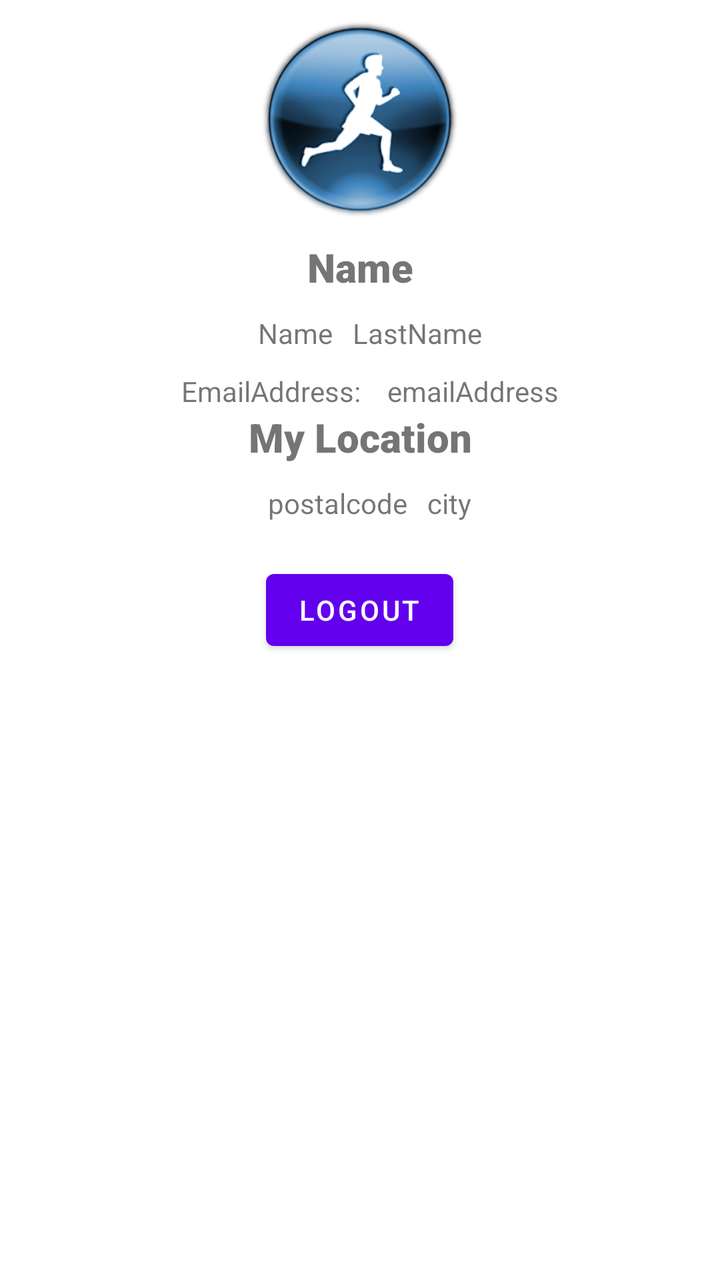
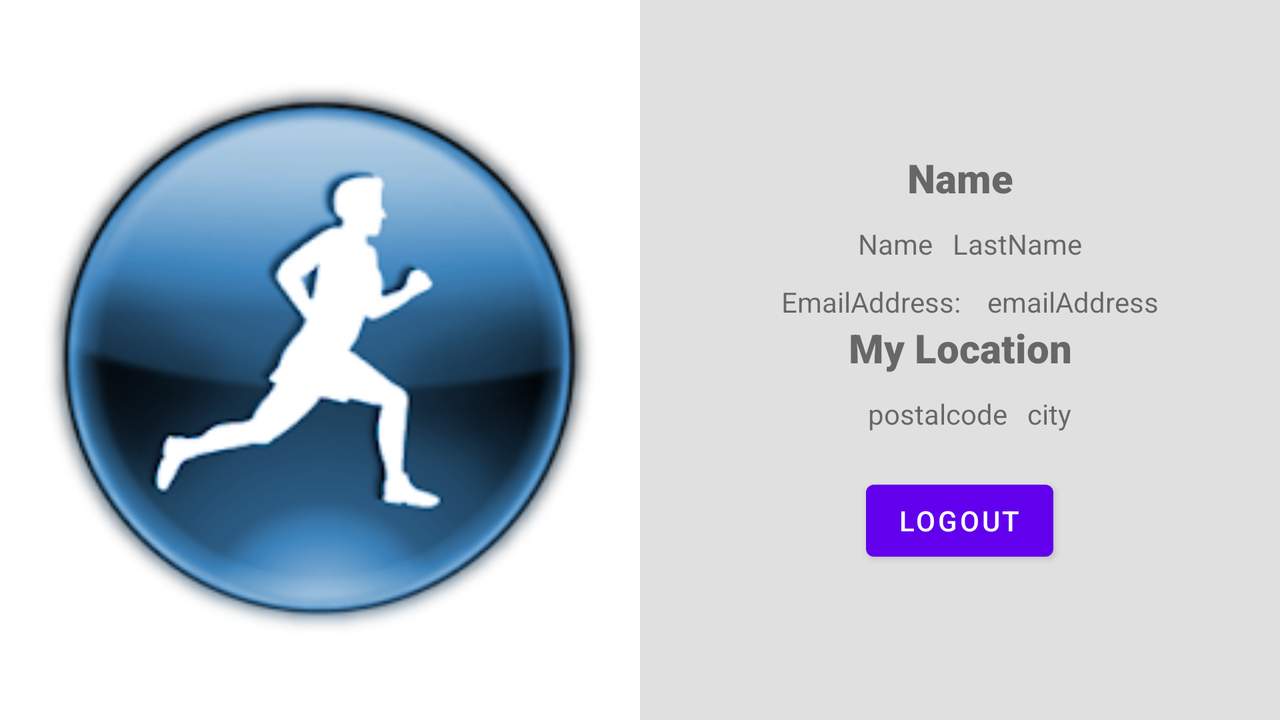

Compare how this app lays out the same screen by default and in its alternative resource folder. The renders come first, then the two layout files and the values they reference.
<!-- AndroidManifest.xml: application theme Theme.TeamActivityViewer -->
<!-- res/layout/fragment_personal_info.xml -->
<?xml version="1.0" encoding="utf-8"?>
<LinearLayout
    xmlns:android="http://schemas.android.com/apk/res/android"
    xmlns:tools="http://schemas.android.com/tools"
    android:layout_width="match_parent"
    android:layout_height="match_parent"
    android:orientation="vertical"
    android:padding="10dp"
    tools:context=".ui.personal.PersonalInfoFragment"
    >

    <ImageView

        android:layout_width="100dp"
        android:layout_height="100dp"
        android:layout_gravity="center"
        android:layout_marginBottom="10dp"
        android:src="@mipmap/logoapp"/>

    <TextView
        android:layout_width="match_parent"
        android:layout_height="wrap_content"
        android:gravity="center"
        android:fontFamily="sans-serif-black"
        android:textSize="20sp"
        android:text="@string/view_detail_name"
        />

    <LinearLayout
        android:layout_width="match_parent"
        android:layout_height="wrap_content"
        android:layout_marginTop="10dp"
        android:gravity="center"
        android:orientation="horizontal">
        <TextView
            android:id="@+id/firstname"
            android:layout_width="wrap_content"
            android:layout_height="wrap_content"
            android:layout_marginStart="10dp"
            android:text="@string/view_detail_name">
        </TextView>
        <TextView
            android:id="@+id/lastname"
            android:layout_width="wrap_content"
            android:layout_height="wrap_content"
            android:layout_marginStart="10dp"
            android:text="LastName">
        </TextView>
    </LinearLayout>

    <LinearLayout
        android:layout_width="match_parent"
        android:layout_height="wrap_content"
        android:layout_marginTop="10dp"
        android:gravity="center"
        android:orientation="horizontal">

        <TextView
            android:layout_width="wrap_content"
            android:layout_height="wrap_content"
            android:layout_marginStart="10dp"
            android:text="EmailAddress: ">
        </TextView>
        <TextView
            android:id="@+id/email_address"
            android:layout_width="wrap_content"
            android:layout_height="wrap_content"
            android:layout_marginStart="10dp"
            android:text="emailAddress">
        </TextView>
    </LinearLayout>

    <TextView
        android:layout_width="match_parent"
        android:layout_height="wrap_content"
        android:gravity="center"
        android:fontFamily="sans-serif-black"
        android:textSize="20sp"
        android:text="@string/my_location"
        />

    <LinearLayout
        android:layout_width="match_parent"
        android:layout_height="wrap_content"
        android:layout_marginTop="10dp"
        android:gravity="center"
        android:orientation="horizontal">
        <TextView
            android:id="@+id/postal_code"
            android:layout_width="wrap_content"
            android:layout_height="wrap_content"
            android:layout_marginStart="10dp"
            android:text="postalcode">
        </TextView>
        <TextView
            android:id="@+id/city"
            android:layout_width="wrap_content"
            android:layout_height="wrap_content"
            android:layout_marginStart="10dp"
            android:text="city">
        </TextView>
    </LinearLayout>

    <Button
        android:id="@+id/logout_button"
        android:layout_width="wrap_content"
        android:layout_height="wrap_content"
        android:layout_gravity="center"
        android:layout_marginTop="20dp"
        android:text="Logout" />

    <ProgressBar
        android:id="@+id/progressBar"
        style="?android:attr/progressBarStyle"
        android:layout_width="match_parent"
        android:layout_height="wrap_content"
        android:visibility="invisible"/>


</LinearLayout>
<!-- resources referenced by this layout -->
<resources>
  <!-- mipmap logoapp: png bitmap (mipmap-mdpi, 47075 bytes) -->
  <string name="my_location">My Location</string>
  <string name="view_detail_name">Name</string>
  <style name="Theme.TeamActivityViewer" parent="Theme.MaterialComponents.DayNight.DarkActionBar">
          
          <item name="colorPrimary">@color/purple_500</item>
          <item name="colorPrimaryVariant">@color/purple_700</item>
          <item name="colorOnPrimary">@color/white</item>
          
          <item name="colorSecondary">@color/teal_200</item>
          <item name="colorSecondaryVariant">@color/teal_700</item>
          <item name="colorOnSecondary">@color/black</item>
          
          <item name="android:statusBarColor">?attr/colorPrimaryVariant</item>
          
      </style>
  <color name="purple_500">#FF6200EE</color>
  <color name="purple_700">#FF3700B3</color>
  <color name="white">#FFFFFFFF</color>
  <color name="teal_200">#FF03DAC5</color>
  <color name="teal_700">#FF018786</color>
  <color name="black">#FF000000</color>
</resources>
<!-- res/layout-land/fragment_personal_info.xml (the repository's variant of the layout above) -->
<!-- drawn on the phone turned sideways -->
<?xml version="1.0" encoding="utf-8"?>
<LinearLayout
    xmlns:android="http://schemas.android.com/apk/res/android"
    xmlns:tools="http://schemas.android.com/tools"
    android:layout_width="match_parent"
    android:layout_height="match_parent"
    android:layout_weight="2"
    android:orientation="horizontal"
    tools:context=".ui.personal.PersonalInfoFragment"
    >

    <ImageView
        android:layout_width="0dp"
        android:padding="20dp"
        android:layout_height="match_parent"
        android:layout_weight="1"
        android:src="@mipmap/logoapp"
        />

    <LinearLayout
        android:layout_width="0dp"
        android:layout_height="match_parent"
        android:layout_weight="1"
        android:gravity="center"
        android:background="@color/grey_300"
        android:orientation="vertical">

        <TextView
            android:layout_width="match_parent"
            android:layout_height="wrap_content"
            android:gravity="center"
            android:fontFamily="sans-serif-black"
            android:textSize="20sp"
            android:text="@string/view_detail_name"
            />

        <LinearLayout
            android:layout_width="match_parent"
            android:layout_height="wrap_content"
            android:layout_marginTop="10dp"
            android:gravity="center"
            android:orientation="horizontal">
            <TextView
                android:id="@+id/firstname"
                android:layout_width="wrap_content"
                android:layout_height="wrap_content"
                android:layout_marginStart="10dp"
                android:text="@string/view_detail_name">
            </TextView>
            <TextView
                android:id="@+id/lastname"
                android:layout_width="wrap_content"
                android:layout_height="wrap_content"
                android:layout_marginStart="10dp"
                android:text="LastName">
            </TextView>
        </LinearLayout>

        <LinearLayout
            android:layout_width="match_parent"
            android:layout_height="wrap_content"
            android:layout_marginTop="10dp"
            android:gravity="center"
            android:orientation="horizontal">

            <TextView
                android:layout_width="wrap_content"
                android:layout_height="wrap_content"
                android:layout_marginStart="10dp"
                android:text="EmailAddress: ">
            </TextView>
            <TextView
                android:id="@+id/email_address"
                android:layout_width="wrap_content"
                android:layout_height="wrap_content"
                android:layout_marginStart="10dp"
                android:text="emailAddress">
            </TextView>
        </LinearLayout>

        <TextView
            android:layout_width="match_parent"
            android:layout_height="wrap_content"
            android:gravity="center"
            android:fontFamily="sans-serif-black"
            android:textSize="20sp"
            android:text="@string/my_location"
            />

        <LinearLayout
            android:layout_width="match_parent"
            android:layout_height="wrap_content"
            android:layout_marginTop="10dp"
            android:gravity="center"
            android:orientation="horizontal">
            <TextView
                android:id="@+id/postal_code"
                android:layout_width="wrap_content"
                android:layout_height="wrap_content"
                android:layout_marginStart="10dp"
                android:text="postalcode">
            </TextView>
            <TextView
                android:id="@+id/city"
                android:layout_width="wrap_content"
                android:layout_height="wrap_content"
                android:layout_marginStart="10dp"
                android:text="city">
            </TextView>
        </LinearLayout>

        <Button
            android:layout_width="wrap_content"
            android:layout_height="wrap_content"
            android:layout_gravity="center"
            android:layout_marginTop="20dp"
            android:text="Logout" />

    </LinearLayout>



</LinearLayout>
<!-- resources referenced by the variant -->
<!-- as the phone turned sideways resolves them -->
<resources>
  <color name="grey_300">#E0E0E0</color>
  <!-- mipmap logoapp: png bitmap (mipmap-mdpi, 47075 bytes) -->
  <string name="my_location">My Location</string>
  <string name="view_detail_name">Name</string>
  <style name="Theme.TeamActivityViewer" parent="Theme.MaterialComponents.DayNight.DarkActionBar">
          
          <item name="colorPrimary">@color/purple_500</item>
          <item name="colorPrimaryVariant">@color/purple_700</item>
          <item name="colorOnPrimary">@color/white</item>
          
          <item name="colorSecondary">@color/teal_200</item>
          <item name="colorSecondaryVariant">@color/teal_700</item>
          <item name="colorOnSecondary">@color/black</item>
          
          <item name="android:statusBarColor">?attr/colorPrimaryVariant</item>
          
      </style>
  <color name="purple_500">#FF6200EE</color>
  <color name="purple_700">#FF3700B3</color>
  <color name="white">#FFFFFFFF</color>
  <color name="teal_200">#FF03DAC5</color>
  <color name="teal_700">#FF018786</color>
  <color name="black">#FF000000</color>
</resources>
